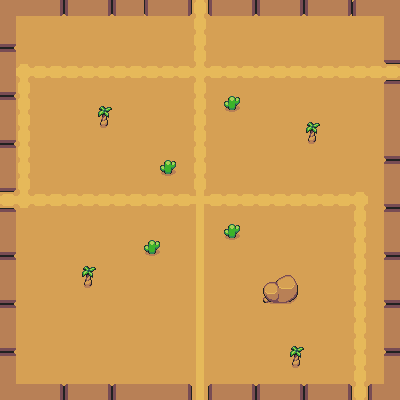

This is a level from a 2D game, rendered from its Tiled map with the project's own tilesets. A one-line summary and the complete map file follow:
An orthogonal 25x25 tile map with 16x16 px tiles, 2 tile layers (Ground, CollisionObjects) and 18 objects.

<map version="1.5" tiledversion="1.5.0" orientation="orthogonal" renderorder="right-down" width="25" height="25" tilewidth="16" tileheight="16" infinite="0" nextlayerid="4" nextobjectid="20">
 <tileset firstgid="1" source="DesertTileset.tsx" />
 <layer id="1" name="Ground" width="25" height="25">
  <data encoding="csv">
44,44,44,44,44,44,44,44,44,44,44,44,20,44,44,44,44,44,44,44,44,44,44,44,44,
44,44,44,44,44,44,44,44,44,44,44,44,20,44,44,44,44,44,44,44,44,44,44,44,44,
44,44,44,44,44,44,44,44,44,44,44,44,20,44,44,44,44,44,44,44,44,44,44,44,44,
44,44,44,44,44,44,44,44,44,44,44,44,20,44,44,44,44,44,44,44,44,44,44,44,44,
44,22,5,5,5,5,5,5,5,5,5,5,22,5,5,5,5,5,5,5,5,5,5,5,5,
44,18,44,44,44,44,44,44,44,44,44,44,20,44,44,44,44,44,44,44,44,44,44,44,44,
44,18,44,44,44,44,44,44,44,44,44,44,20,44,44,44,44,44,44,44,44,44,44,44,44,
44,18,44,44,44,44,44,44,44,44,44,44,20,44,44,44,44,44,44,44,44,44,44,44,44,
44,18,44,44,44,44,44,44,44,44,44,44,20,44,44,44,44,44,44,44,44,44,44,44,44,
44,18,44,44,44,44,44,44,44,44,44,44,20,44,44,44,44,44,44,44,44,44,44,44,44,
44,18,44,44,44,44,44,44,44,44,44,44,20,44,44,44,44,44,44,44,44,44,44,44,44,
44,18,44,44,44,44,44,44,44,44,44,44,20,44,44,44,44,44,44,44,44,44,44,44,44,
5,22,5,5,5,5,5,5,5,5,5,5,25,33,33,33,33,33,33,33,33,33,22,44,44,
44,44,44,44,44,44,44,44,44,44,44,44,15,44,44,44,44,44,44,44,44,44,20,44,44,
44,44,44,44,44,44,44,44,44,44,44,44,15,44,44,44,44,44,44,44,44,44,20,44,44,
44,44,44,44,44,44,44,44,44,44,44,44,15,44,44,44,44,44,44,44,44,44,20,44,44,
44,44,44,44,44,44,44,44,44,44,44,44,15,44,44,44,44,44,44,44,44,44,20,44,44,
44,44,44,44,44,44,44,44,44,44,44,44,15,44,44,44,44,44,44,44,44,44,20,44,44,
44,44,44,44,44,44,44,44,44,44,44,44,15,44,44,44,44,44,44,44,44,44,20,44,44,
44,44,44,44,44,44,44,44,44,44,44,44,15,44,44,44,44,44,44,44,44,44,20,44,44,
44,44,44,44,44,44,44,44,44,44,44,44,15,44,44,44,44,44,44,44,44,44,20,44,44,
44,44,44,44,44,44,44,44,44,44,44,44,15,44,44,44,44,44,44,44,44,44,20,44,44,
44,44,44,44,44,44,44,44,44,44,44,44,15,44,44,44,44,44,44,44,44,44,20,44,44,
44,44,44,44,44,44,44,44,44,44,44,44,15,44,44,44,44,44,44,44,44,44,20,44,44,
44,44,44,44,44,44,44,44,44,44,44,44,15,44,44,44,44,44,44,44,44,44,20,44,44
</data>
 </layer>
 <layer id="2" name="CollisionObjects" width="25" height="25">
  <data encoding="csv">
114,114,114,115,113,114,115,113,114,113,114,115,0,113,114,115,113,114,115,113,114,115,3221225587,3221225586,114,
1610612850,0,0,0,0,0,0,0,0,0,0,0,0,0,0,0,0,0,0,0,0,0,0,0,1610612850,
1610612849,0,0,0,0,0,0,0,0,0,0,0,0,0,0,0,0,0,0,0,0,0,0,0,114,
1610612851,0,0,0,0,0,0,0,0,0,0,0,0,0,0,0,0,0,0,0,0,0,0,0,2684354675,
1610612850,0,0,0,0,0,0,0,0,0,0,0,0,0,0,0,0,0,0,0,0,0,0,0,0,
1610612849,0,0,0,0,0,0,0,0,0,0,0,0,0,0,0,0,0,0,0,0,0,0,0,2684354673,
1610612851,0,0,0,0,0,41,0,0,0,0,0,0,0,46,0,0,0,0,0,0,0,0,0,2684354674,
1610612850,0,0,0,0,0,55,0,0,0,0,0,0,0,0,0,0,0,0,41,0,0,0,0,114,
1610612849,0,0,0,0,0,0,0,0,0,0,0,0,0,0,0,0,0,0,55,0,0,0,0,2684354674,
1610612851,0,0,0,0,0,0,0,0,0,0,0,0,0,0,0,0,0,0,0,0,0,0,0,2684354675,
1610612850,0,0,0,0,0,0,0,0,0,46,0,0,0,0,0,0,0,0,0,0,0,0,0,2684354673,
1610612849,0,0,0,0,0,0,0,0,0,0,0,0,0,0,0,0,0,0,0,0,0,0,0,2684354674,
0,0,0,0,0,0,0,0,0,0,0,0,0,0,0,0,0,0,0,0,0,0,0,0,2684354675,
1610612851,0,0,0,0,0,0,0,0,0,0,0,0,0,0,0,0,0,0,0,0,0,0,0,2684354673,
1610612850,0,0,0,0,0,0,0,0,0,0,0,0,0,46,0,0,0,0,0,0,0,0,0,2684354674,
1610612849,0,0,0,0,0,0,0,0,46,0,0,0,0,0,0,0,0,0,0,0,0,0,0,2684354675,
1610612851,0,0,0,0,41,0,0,0,0,0,0,0,0,0,0,0,0,0,0,0,0,0,0,2684354673,
1610612850,0,0,0,0,55,0,0,0,0,0,0,0,0,0,0,68,69,70,0,0,0,0,0,2684354674,
1610612849,0,0,0,0,0,0,0,0,0,0,0,0,0,0,0,82,83,84,0,0,0,0,0,2684354675,
1610612851,0,0,0,0,0,0,0,0,0,0,0,0,0,0,0,0,0,0,0,0,0,0,0,2684354673,
1610612850,0,0,0,0,0,0,0,0,0,0,0,0,0,0,0,0,0,0,0,0,0,0,0,2684354674,
1610612849,0,0,0,0,0,0,0,0,0,0,0,0,0,0,0,0,0,41,0,0,0,0,0,2684354675,
1610612851,0,0,0,0,0,0,0,0,0,0,0,0,0,0,0,0,0,55,0,0,0,0,0,2684354673,
1610612850,0,0,0,0,0,0,0,0,0,0,0,0,0,0,0,0,0,0,0,0,0,0,0,2684354674,
114,114,3221225586,3221225585,3221225587,3221225586,3221225585,3221225587,3221225586,114,3221225586,3221225585,0,3221225587,3221225586,3221225585,3221225587,3221225586,3221225585,3221225587,3221225586,3221225585,0,3221225587,3221225586
</data>
 </layer>
 <objectgroup id="3" name="ObjectCollisions">
  <object id="1" x="1.11566" y="1.11566" width="13.3879" height="189.661" />
  <object id="2" x="0" y="209.185" width="14.5035" height="191.893" />
  <object id="3" x="0" y="383.785" width="191.893" height="15.6192" />
  <object id="4" x="208.628" y="383.785" width="142.246" height="14.5035" />
  <object id="5" x="351.989" y="383.785" width="47.9732" height="15.6192" />
  <object id="6" x="384.901" y="79.2115" width="14.5035" height="303.458" />
  <object id="7" x="15.0613" y="-0.557828" width="176.274" height="17.2927" />
  <object id="8" x="208.07" y="-0.557828" width="191.335" height="15.6192" />
  <object id="9" x="383.785" y="13.9457" width="15.0613" height="50.2045" />
  <object id="10" x="97.062" y="105.429" width="14.5035" height="21.1975" />
  <object id="11" x="82.0007" y="264.968" width="12.83" height="20.6396" />
  <object id="12" x="260.506" y="269.989" width="39.0479" height="34.0275" />
  <object id="13" x="290.628" y="344.18" width="13.3879" height="23.9866" />
  <object id="14" x="143.92" y="239.308" width="15.6192" height="15.0613" />
  <object id="15" x="223.131" y="224.805" width="18.4083" height="14.5035" />
  <object id="16" x="158.981" y="158.981" width="17.8505" height="17.8505" />
  <object id="17" x="224.805" y="95.3885" width="15.6192" height="15.6192" />
  <object id="19" x="303.458" y="120.491" width="16.177" height="25.1022" />
 </objectgroup>
</map>
